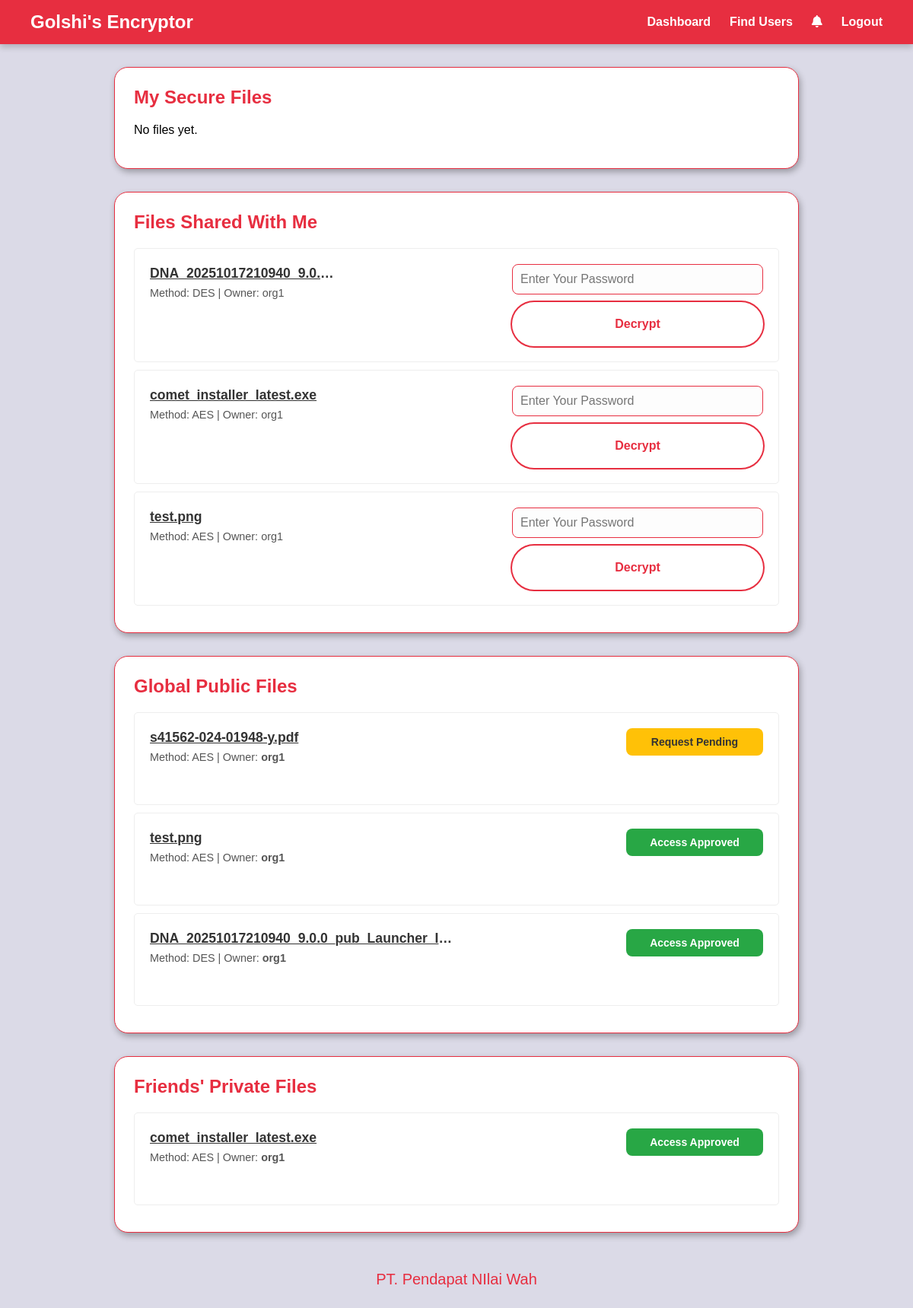
The page /dashboard (signed in) on the database its author committed.
### app.py (models this page shows, shortened)
class SecureFile(db.Model):
    id = db.Column(db.Integer, primary_key=True)
    original_filename = db.Column(db.String(255), nullable=False)
    algorithm_used = db.Column(db.String(10), nullable=False)
    upload_timestamp = db.Column(db.DateTime, server_default=db.func.now())
    storage_filename = db.Column(db.String(255), nullable=False, unique=True)
    has_signature = db.Column(db.Boolean, default=False)
    user_id = db.Column(db.Integer, db.ForeignKey('user.id'), nullable=False)
    is_public = db.Column(db.Boolean, default=True, nullable=False)

class User(UserMixin, db.Model):
    id = db.Column(db.Integer, primary_key=True)
    username = db.Column(db.String(100), unique=True, nullable=False)
    password_hash = db.Column(db.String(200), nullable=False)
    public_key = db.Column(db.Text, nullable=True)
    role = db.Column(db.String(20), default='consultant', nullable=False)
    files = db.relationship('SecureFile', backref='owner', lazy='dynamic')
    def get_friend_ids(self):
        friend_ids = set()
        approved_sent = Friendship.query.filter_by(requester_id=self.id, status='approved').all()
        for req in approved_sent: friend_ids.add(req.receiver_id)
        approved_received = Friendship.query.filter_by(receiver_id=self.id, status='approved').all()
        for req in approved_received: friend_ids.add(req.requester_id)
        return list(friend_ids)

### app.py (the view)
@app.route('/dashboard')
@login_required
def dashboard():
    owned_files = SecureFile.query.filter_by(user_id=current_user.id).order_by(SecureFile.upload_timestamp.desc()).all()
    approved_requests = AccessRequest.query.filter_by(requester_id=current_user.id, status='approved').all()
    shared_files = [req.file for req in approved_requests if req.file]
    public_files = SecureFile.query.filter(SecureFile.is_public == True, SecureFile.user_id != current_user.id).order_by(SecureFile.upload_timestamp.desc()).all()
    friend_ids = current_user.get_friend_ids()
    friends_files = []
    if friend_ids:
        friends_files = SecureFile.query.filter(SecureFile.is_public == False, SecureFile.user_id.in_(friend_ids)).order_by(SecureFile.upload_timestamp.desc()).all()
    your_requests = AccessRequest.query.filter_by(requester_id=current_user.id).all()
    request_status_map = {req.file_id: req.status for req in your_requests}
    return render_template('dashboard.html',
                           owned_files=owned_files,
                           shared_files=shared_files,
                           public_files=public_files,
                           friends_files=friends_files,
                           request_status_map=request_status_map,
                           report_prefix=REPORT_PREFIX
                           )

### app.py (called while the page is built)
@login_manager.user_loader
def load_user(user_id):
    return db.session.get(User, int(user_id))

### templates/dashboard.html (shortened to what this page needs)
{% extends "base.html" %} {% block title %}Dashboard{% endblock %}  {% block content %}
<div class="content">
  <div class="main-column">
    <div class="container">
      <h2>My Secure Files</h2>
      {% if owned_files %}
      <ul class="file-list">
        {% for file in owned_files %}
        <li class="file-item">
          <div class="file-info">
            <a
              href="{{ url_for('download_encrypted', file_id=file.id) }}"
              class="filename"
              >{{ file.original_filename }}</a
            >
            <span class="meta">
              Method: {{ file.algorithm_used }} | Visibility: {% if
              file.is_public %}Public{% else %}Private{% endif %} {% if
              file.has_signature %}<span class="signed-badge"
                ><i class="fas fa-signature"></i> Signed</span
              >{% endif %}
            </span>
          </div>
          <div class="file-actions">
            <div class="decrypt-form">
              <input
                type="password"
                class="decrypt-password"
                placeholder="Enter Key"
                required
              />
              <div class="action-row">
                <button
                  class="animated-button decrypt-js-btn"
                  data-file-id="{{ file.id }}"
                >
                  <span class="text">Decrypt</span><span class="circle"></span>
                </button>
                <button
                  type="button"
                  class="animated-button delete-file-btn"
                  data-file-id="{{ file.id }}"
                >
                  <span class="text">Delete</span><span class="circle"></span>
                </button>
                {% if file.original_filename.lower().endswith('.pdf') %}
                <button
                  class="animated-button sign-js-btn"
                  data-file-id="{{ file.id }}"
                >
                  <span class="text">Sign PDF</span><span class="circle"></span>
                </button>
                {% endif %} {% if file.has_signature %}
                <button
                  class="animated-button verify-js-btn"
                  data-file-id="{{ file.id }}"
                >
                  <span class="text">Verify Sign</span
                  ><span class="circle"></span>
                </button>
                {% endif %}
              </div>
            </div>
          </div>
        </li>
        {% endfor %}
      </ul>
      {% else %}
      <p>No files yet.</p>
      {% endif %}
    </div>
    <div class="container">
      <h2>Files Shared With Me</h2>
      {% if shared_files %}
      <ul class="file-list">
        {% for file in shared_files %}
        <li class="file-item">
          <div class="file-info">
            <a
              href="{{ url_for('download_encrypted', file_id=file.id) }}"
              class="filename"
              >{{ file.original_filename }}</a
            >
            <span class="meta"
              >Method: {{ file.algorithm_used }} | Owner: {{ file.owner.username
              }}
            </span>
          </div>
          <div class="file-actions">
            <div class="decrypt-form">
              <input
                type="password"
                class="decrypt-password"
                placeholder="Enter Your Password"
                required
              />
              <div class="action-row">
                <button
                  class="animated-button decrypt-js-btn"
                  data-file-id="{{ file.id }}"
                >
                  <span class="text">Decrypt</span>
                </button>
              </div>
            </div>
          </div>
        </li>
        {% endfor %}
      </ul>
      {% else %}
      <p>No shared files.</p>
      {% endif %}
    </div>
    <div class="container">
      <h2>Global Public Files</h2>
      {% if public_files %}
      <ul class="file-list">
        {% for file in public_files %}
        <li class="file-item file-item-request" data-file-id="{{ file.id }}">
          <div class="file-info">
            <a
              href="{{ url_for('download_encrypted', file_id=file.id) }}"
              class="filename filename-long"
              title="Download encrypted file"
              >{{ file.original_filename }}</a
            >
            <span class="meta">
              Method: {{ file.algorithm_used }} | Owner:
              <strong>{{ file.owner.username }}</strong>
            </span>
          </div>
          <div class="file-actions request-action-area">
            {% set status = request_status_map.get(file.id) %} {% if status ==
            'approved' %}
            <span class="status-pill approved">Access Approved</span>
            {% elif status == 'pending' %}
            <span class="status-pill">Request Pending</span>
            {% elif status == 'denied' %}
            <span class="status-pill denied">Access Denied</span>
            {% else %}
            <button class="btn request-btn">Request Access</button>
            {% endif %}
          </div>
        </li>
        {% endfor %}
      </ul>
      {% else %}
      <p>No other public files found.</p>
      {% endif %}
    </div>
    <div class="container">
      <h2>Friends' Private Files</h2>
      {% if friends_files %}
      <ul class="file-list">
        {% for file in friends_files %}
        <li class="file-item file-item-request" data-file-id="{{ file.id }}">
          <div class="file-info">
            <a
              href="{{ url_for('download_encrypted', file_id=file.id) }}"
              class="filename filename-long"
              title="Download encrypted file"
              >{{ file.original_filename }}</a
            >
            <span class="meta">
              Method: {{ file.algorithm_used }} | Owner:
              <strong>{{ file.owner.username }}</strong>
            </span>
          </div>
          <div class="file-actions request-action-area">
            {% set status = request_status_map.get(file.id) %} {% if status ==
            'approved' %}
            <span class="status-pill approved">Access Approved</span>
            {% elif status == 'pending' %}
            <span class="status-pill">Request Pending</span>
            {% elif status == 'denied' %}
            <span class="status-pill denied">Access Denied</span>
            {% else %}
            <button class="btn request-btn">Request Access</button>
            {% endif %}
          </div>
        </li>
        {% endfor %}
      </ul>
      {% else %}
      <p>No private files found from your friends.</p>
      {% endif %}
    </div>
    <div class="footer">PT. Pendapat NIlai Wah</div>
  </div>
</div>
{% endblock %}

### templates/base.html (style rules this page uses)
body, html { margin: 0; padding: 0; width: 100%; font-family: Muller, sans-serif; background: #dbdae7; overflow-x: hidden; }

### templates/dashboard.html (style rules this page uses)
.file-list .filename { white-space: nowrap; overflow: hidden; text-overflow: ellipsis; max-width: 250px; display: block; font-weight: bold; font-size: 1.1em; color: #333; margin-bottom: 4px; line-height: 1.4; }
.file-list .filename-long { max-width: 400px; }
.animated-button { position: relative; display: inline-flex; align-items: center; justify-content: center; gap: 4px; padding: 16px 36px; border: 4px solid; border-color: transparent; font-size: 16px; background-color: inherit; border-radius: 100px; font-weight: 600; color: #e72e40; box-shadow: 0 0 0 2px #e72e40; cursor: pointer; overflow: hidden; transition: all 0.6s cubic-bezier(0.23, 1, 0.32, 1); text-decoration: none; box-sizing: border-box; }
.animated-button .text { color: #e72e40; font-family: "LEMON MILK", sans-serif; font-weight: 700; position: relative; z-index: 1; transition: color 0.8s cubic-bezier(0.23, 1, 0.32, 1); }
.content { display: flex; gap: 30px; width: 100%; }
.main-column { flex-grow: 1; max-width: 900px; margin: 0 auto; }
.container { background: white; border: 1px solid #e72e40; padding: 25px; border-radius: 18px; margin-bottom: 30px; box-shadow: 2px 4px 8px rgba(0, 0, 0, 0.3); }
h2 { color: #e72e40; font-family: "LEMON MILK", sans-serif; font-weight: 700; margin-top: 0; }
select, input[type="file"], input[type="password"], input[type="text"] { width: 95%; max-width: 400px; padding: 10px; border-radius: 8px; border: 1px solid #e72e40; background: #fdfdfd; font-size: 16px; }
.file-list { list-style: none; padding: 0; margin: 0; }
.file-item { display: flex; justify-content: space-between; align-items: flex-start; flex-wrap: wrap; gap: 20px; padding: 20px; border: 1px solid #eee; border-radius: 5px; margin-bottom: 10px; min-height: 80px; }
.file-info { flex: 1; min-width: 200px; word-wrap: break-word; }
.file-info .meta { font-size: 0.9em; color: #555; display: block; line-height: 1.4; }
.file-actions { flex-shrink: 0; }
.decrypt-form { display: flex; flex-direction: column; gap: 10px; width: 330px; }
.action-row { display: flex; gap: 10px; flex-wrap: wrap; }
.action-row .animated-button { flex: 1 0 45%; }
.action-row > .animated-button:only-child, .action-row > a.animated-button:only-child { flex-basis: 100%; flex-grow: 0; }
.decrypt-form .decrypt-password { width: 100%; box-sizing: border-box; margin: 0; }
.request-action-area { min-width: 190px; text-align: right; }
.status-pill { font-family: "LEMON MILK", sans-serif; font-weight: 700; font-size: 14px; padding: 10px 15px; border-radius: 8px; color: #333; background-color: #ffc107; display: inline-block; min-width: 180px; text-align: center; box-sizing: border-box; }
.status-pill.approved { background-color: #28a745; color: white; }
.footer { text-align: center; color: #e72e40; font-size: 20px; font-family: Muller, sans-serif; font-weight: 250; margin-top: 50px; }

### rows shown on the page
SecureFile: original_filename "DNA_20251017210940_9.0.…", algorithm_used "DES", owner.username "org1", original_filename "DNA_20251017210940_9.0.0_pub_Launcher_I…", shows "Access Approved"
SecureFile: original_filename "comet_installer_latest.exe", algorithm_used "AES", owner.username "org1"
SecureFile: original_filename "test.png", algorithm_used "AES", owner.username "org1", shows "Access Approved"
SecureFile: original_filename "s41562-024-01948-y.pdf", algorithm_used "AES", owner.username "org1", shows "Request Pending"
